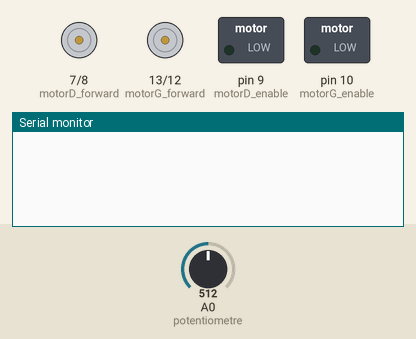
Recording of a sketch running on a simulated Arduino Uno, built with avr-gcc and run on an emulated ATmega328P. On the bench: motor-driver pin pairs drawn as motors (green arrow = first pin HIGH = forward, orange = second pin HIGH = backward, longer = more drive), switched loads named in the sketch (green lamp = pin HIGH), the last lines printed to the serial monitor. Inputs (shaded band) come from the test bench; at power-on: A0 (potentiometre) = 512.

Above: at 0.1 s.
1.8 s: A0 (potentiometre) set to 716
At 2.9 s:
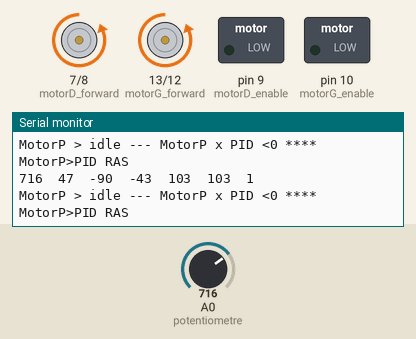
3.3 s: A0 (potentiometre) set to 900
At 4.2 s:
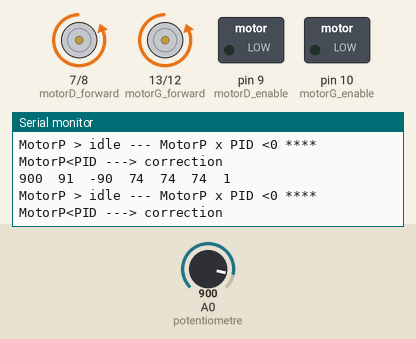
Timing chart, 0 to 6.3 s (numbered marks = the images above; inputs shaded):
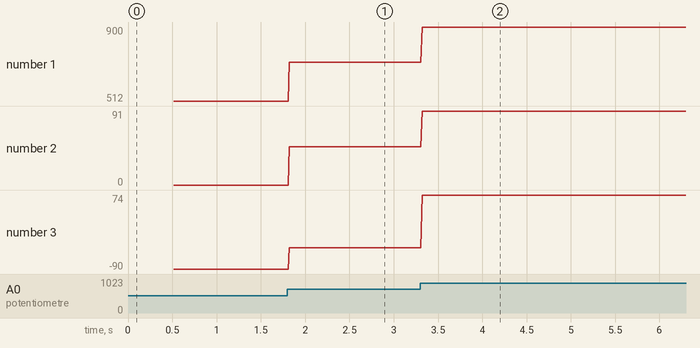

Measured:
- after the input at 1.8 s, the serial monitor: prints a new line at once (image 1)
- after the input at 3.3 s, the serial monitor: prints a new line at once (image 2)
- plotted number 1: 512 → 716 after the input at 1.8 s, 716 → 900 after the input at 3.3 s
- plotted number 2: 0 → 47 after the input at 1.8 s, 47 → 91 after the input at 3.3 s
- plotted number 3: -90 → -43 after the input at 1.8 s, -43 → 74 after the input at 3.3 s

The sketch:

NoRobo-proto-potentiometer-PID-B.ino
```cpp
/*
 * contient le code de NoRobo-Gyro-2016-04-28-B.ino mais ne va pas mesurer l'angle
 * PID out est simulé par un potentiomètre qui peut prendre -100 à 100
 *
 * fonctionne correctement quand
 *    MotorPower = 0
 *
 *
 * but = déterminer la formule de calcul des moteurs pour que
 * si motorpower = 0 (le robot est à l'arrêt) :
 *      PID négatif (angle vers l'arrière) : le robot recule
 *      PID positif (angle vers l'avant) : le robot avance
 * si motorpower > 0 (il va vers l'avant) :
 *      PID négatif (angle vers l'arrière) : le robot ralentit
 *      PID positif (angle vers l'avant) : le robot accèlère
 * si motorpower < 0 (il va vers l'arrière) :
 *      PID négatif (angle vers l'arrière) : le robot accélère
 *      PID positif (angle vers l'avant) : le robot ralentit
 *
 */


#pragma GCC optimize ("3")

#include <Wire.h>

//main loop--------------------------------------------------------

bool power = true;            //run only when power is true

uint16_t freqCounter = 0;
uint16_t oldfreqCounter = 0;
uint16_t loop_time = 0;         //how fast is the main loop running


//Bluetooth input stuff------------------------------------------
#define    STX          0x02	// debut d'ordre
#define    ETX          0x03	// fin d'ordre
#define    SLOW         750                             // Datafields refresh rate (ms)
#define    FAST         250                             // Datafields refresh rate (ms)

int16_t joyY, joyX;                                     //smartphone joystick input values

uint8_t cmd[8] = {0, 0, 0, 0, 0, 0, 0, 0};      // bytes received
uint8_t buttonStatus = 0;                       // first Byte sent to Android device
long previousMillis = 0;                        // will store last time Buttons status was updated
long sendInterval = SLOW;                       // interval between Buttons status transmission (milliseconds)
//motor control-------------------------------------------------------

#define MAX_POWER   255   // up to 255

// moteur de gauche
int motorG_enable = 10; //pwm sur timer1
int motorG_forward = 13;
int motorG_backward = 12;

// moteur de droite
int motorD_enable = 9; //pwm sur timer1
int motorD_forward = 7;
int motorD_backward = 8;

//motor numbers
#define L_Motor 0
#define R_Motor 1

int16_t MotorPower = -90; // -255 to 255, 255==100% power !!! int8 et pas uint16 !!!

uint8_t idl_motor_power = 73; // measured with Dc-motor-potentiometer.ino sketch and a potentiometer

uint8_t resp_rate = 1; //bluetooth remote joystick multiplier

bool direction = false ; // sens de marche du robot

//rotation speed for turning
int8_t rot_Speed = 0;

float robot_speed;

// speed of motors, 0 TO 255
int16_t R_Speed = 0;    // doit être int16 pour aller jusqu'à 256 et pas 128
int16_t L_Speed = 0;

#define PID_out_max 100
#define PID_out_min -100


// potentiometer stuff
const int potentiometre = A0;
int pot = 0  ; // valeur lue par le potentiomètre
int8_t PID_out = 0  ; // valeur modifiée du potentiomètre

// pour voir ce qui se passe
int8_t MotorP_0 ;
int8_t MotorP_1 ;


/****************************************************************************************************
 * SETUP
 ****************************************************************************************************/

void setup()
{

  // initialisation potentiomètre
  pinMode(potentiometre, INPUT) ;

  Serial.begin(57600);
  delay(500) ;

  //Setup MOTOR Controller
  Bl_Setup();

  Serial.println("Setup termine");

  Serial.print("POT");       // prints a label
  Serial.print("\t");              // prints a tab

  Serial.print("PID");
  Serial.print("\t");

  Serial.print("P_0");
  Serial.print("\t");

  Serial.print("P_1");
  Serial.print("\t");

  Serial.print("R_Speed");
  Serial.print("\t");

  Serial.print("L_Speed");
  Serial.print("\t");

  Serial.print("DIR");
  Serial.print("\t");

  Serial.print("\r\n");
}

/****************************************************************************************************
 * LOOP
 ****************************************************************************************************/

void loop()
{

  //run if on sent from smartphone and battery is charged
  if ( power == true ) PID_and_motor_comd();
  else
  {
    motorPowerOff();               //turn motors off if battery is discharged / powered off
  }

  Serial.print(pot);       // prints a label
  Serial.print("\t");              // prints a tab

  Serial.print(PID_out);
  Serial.print("\t");

  Serial.print(MotorP_0);
  Serial.print("\t");

  Serial.print(MotorP_1);
  Serial.print("\t");

  Serial.print(R_Speed);
  Serial.print("\t");

  Serial.print(L_Speed);
  Serial.print("\t");

  Serial.print(direction);
  Serial.print("\t");

  Serial.print("\r\n");

}


//--------------------------------------------------------------------------------------
//angle PID calculation and motor command signal generation-----------------------------
//--------------------------------------------------------------------------------------
void PID_and_motor_comd()
{

  pot = analogRead(potentiometre);

  PID_out = map (pot, 0, 1023, -120, 120 ) ;

  if (PID_out > PID_out_max) PID_out = PID_out_max;
  else if (PID_out < PID_out_min) PID_out = PID_out_min;

  // stocker valeur MotorPower avant
  MotorP_0 =  MotorPower ;

  int speed ;
  if ( (MotorPower <= -idl_motor_power) || (MotorPower >= idl_motor_power) ) {

    Serial.print( "MotorP > idle ---") ;

    // MotorPwr dans zone qui actionne les moteurs

    if ( ( MotorPower * PID_out ) < 0 ) {

      Serial.print(" MotorP x PID <0 **** ");
      // signes de MotorPower et PID_out opposés

      if ( abs(MotorPower) < abs(PID_out) ) {

        // éliminer la zone -idl -- idl
        if (PID_out < 0) {
         speed = MotorPower + PID_out - idl_motor_power  ;
        } else {
         speed = MotorPower + PID_out + idl_motor_power  ;
        }

        Serial.println(" MotorP<PID ---> correction ");

      } else {

        speed = MotorPower + PID_out ;
        Serial.println(" MotorP>PID RAS ");

      }

    } else {

      speed = MotorPower + PID_out ;
      Serial.println(" MotorP x PID >=0  ---- RAS ");

    }

  } else {

    // MotorPower est dans la zone "idle", équivalent à 0
    if ( PID_out <= 0) {
        speed = -idl_motor_power + PID_out ;    // valeur négative
        Serial.println(" MotorPwr  ds zone idl et PID < 0--------------- ");
    } else {
        speed = +idl_motor_power + PID_out ;    // valeur positive
        Serial.println(" MotorPwr  ds zone idl et PID > 0--------------- ");
    }

  }

  // stocker valeur pour affichage
  MotorP_1 =  speed ;

  if ( speed < - idl_motor_power ) {
    // si speed < 0 le robot va vers l'AR
    direction = false ;
    speed = abs( speed ) ;  // speed redevient positif

  } else if ( speed > idl_motor_power ) {

    // si speed > 0 le robot va vers l'AV
    direction = true ;

  } else if ( ( speed >= - idl_motor_power ) && ( speed < 0 )  ) {

    speed = 2*idl_motor_power + speed ;
    direction = true ;

  } else if ( ( speed <= idl_motor_power ) && ( speed >= 0 )  ) {

    speed = - (speed - 2*idl_motor_power)  ;
    direction = false ;

  } else {
    Serial.println("!!!! Cas non prevu ----------------------- ");
    motorPowerOff() ;
  }

  // speed ne doit pas excéder 255
  if ( speed > 255 ) {
    speed = 255 ;
  }

  R_Speed = speed;
  L_Speed = speed;

  if ( ( R_Speed < 256 ) && ( L_Speed < 256 ) && ( R_Speed > 0 ) && ( L_Speed > 0  ) ) {
    //run motors
    // MoveMotors(R_Motor, direction, R_Speed);
    // MoveMotors(L_Motor, direction, L_Speed);
  } else {
    // do not move the motors
  }

}


//-----------------------------------------------------------------------------------
// motor control ---------------------------------------------
//-----------------------------------------------------------------------------------

void Bl_Setup()
{

  //on initialise les pins du moteur 1
  pinMode(motorG_forward, OUTPUT);
  pinMode(motorG_backward, OUTPUT);
  pinMode(motorG_enable, OUTPUT);

  //on initialise les pins du moteur 2
  pinMode(motorD_forward, OUTPUT);
  pinMode(motorD_backward, OUTPUT);
  pinMode(motorD_enable, OUTPUT);

  // switch off PWM Power
  motorPowerOff();
}


//Fonction qui arrête les 2 moteurs
void motorPowerOff() {

  MoveMotors(L_Motor, 0, 0);
  MoveMotors(R_Motor, 0, 0);
}


void MoveMotors(uint8_t motorNumber, bool dir, uint16_t power)
{

  // set motor pwm variables
  if (motorNumber == 0)
  {
    analogWrite(motorD_enable, power);
    digitalWrite(motorD_forward, dir);
    digitalWrite(motorD_backward, !dir);
  }

  if (motorNumber == 1)
  {
    analogWrite(motorG_enable, power);
    digitalWrite(motorG_forward, dir);
    digitalWrite(motorG_backward, !dir);
  }
}
```
